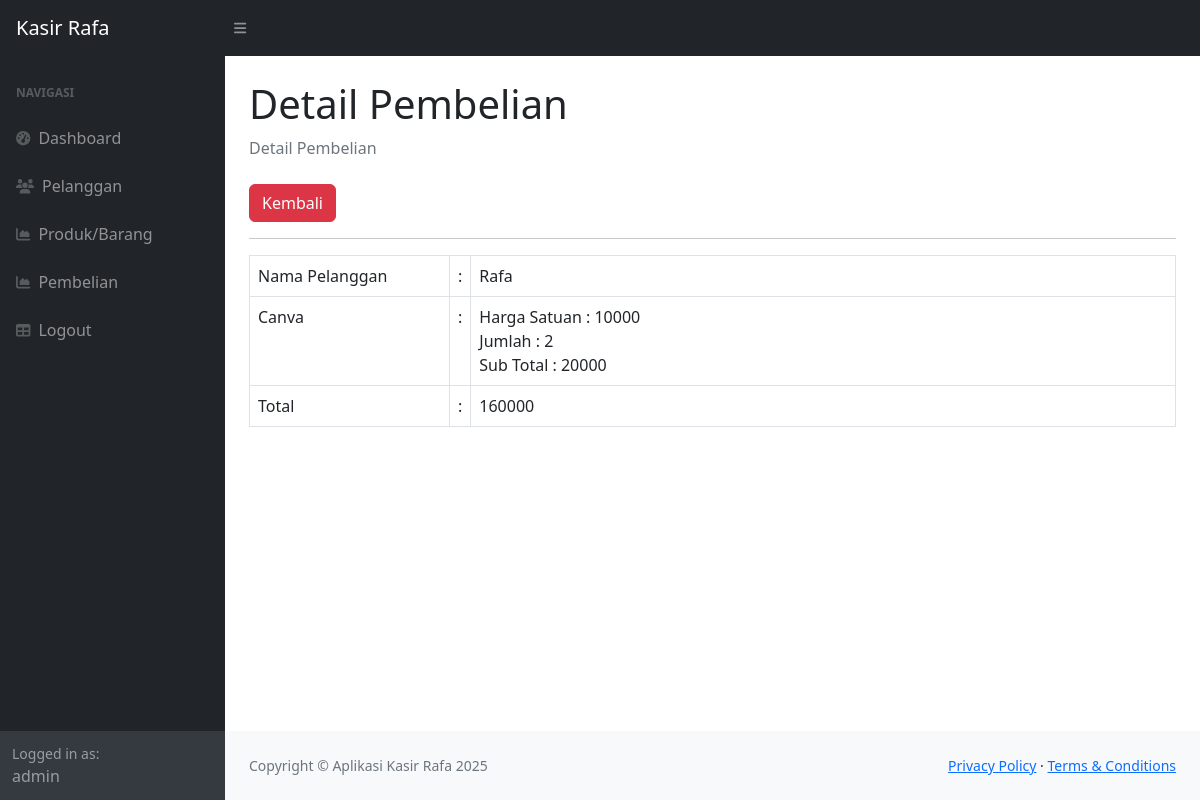
Page /index.php?page=penjualan_detail&&id=5 (signed in) on the committed database.
### tables this page shows
CREATE TABLE `penjualan` (
  `id_penjualan` int(11) NOT NULL,
  `tanggal_penjualan` date DEFAULT NULL,
  `total_harga` int(11) DEFAULT NULL,
  `id_pelanggan` int(11) DEFAULT NULL
);

CREATE TABLE `pelanggan` (
  `id_pelanggan` int(11) NOT NULL,
  `nama_pelanggan` varchar(255) DEFAULT NULL,
  `alamat` text DEFAULT NULL,
  `nomer_telepon` varchar(255) DEFAULT NULL
);

CREATE TABLE `detail_penjualan` (
  `id_detail` int(11) NOT NULL,
  `id_penjualan` int(11) DEFAULT NULL,
  `id_produk` int(11) DEFAULT NULL,
  `jumlah_produk` int(11) DEFAULT NULL,
  `sub_total` int(11) DEFAULT NULL
);

CREATE TABLE `produk` (
  `id_produk` int(11) NOT NULL,
  `nama_produk` varchar(255) DEFAULT NULL,
  `harga` int(11) DEFAULT NULL,
  `stok` int(11) DEFAULT NULL
);

### penjualan_detail.php (the view)
<?php
$id = $_GET['id'];
$query = mysqli_query($koneksi, "SELECT*FROM penjualan LEFT JOIN pelanggan on pelanggan.id_pelanggan = penjualan.id_pelanggan WHERE id_penjualan=$id");
$data = mysqli_fetch_array($query);
?>
<div class="container-fluid px-4">
    <h1 class="mt-4">Detail Pembelian</h1>
    <ol class="breadcrumb mb-4">
        <li class="breadcrumb-item active">Detail Pembelian</li>
    </ol>
    <a href="?page=pembelian" class="btn btn-danger">Kembali</a>
    <hr>
    <form method="post">
        <table class="table table-bordered">
            <tr>
                <td width="200">Nama Pelanggan</td>
                <td width="1">:</td>
                <td>
                    <?php echo $data['nama_pelanggan']; ?>
                </td>
            </tr>
            <?php
            $pro = mysqli_query($koneksi, "SELECT * FROM detail_penjualan LEFT JOIN produk  on produk.id_produk = detail_penjualan.id_produk WHERE id_penjualan=$id");
            while ($produk = mysqli_fetch_array($pro)) {
            ?>
                <tr>
                    <td><?php echo $produk['nama_produk']; ?></td>
                    <td>:</td>
                    <td>
                        Harga Satuan : <?php echo $produk['harga']; ?><br>
                        Jumlah : <?php echo $produk['jumlah_produk']; ?><br>
                        Sub Total : <?php echo $produk['sub_total']; ?>
                    </td>
                </tr>
            <?php
            }
            ?>
            <tr>
                <td>Total</td>
                <td>:</td>
                <td><?php echo $data['total_harga']; ?></td>
            </tr>
        </table>
    </form>
</div>

### rows in the picture
penjualan: id_pelanggan.nama_pelanggan "Rafa", total_harga "160000"
detail_penjualan: id_produk.nama_produk "Canva", id_produk.harga "10000", jumlah_produk "2", sub_total "20000"

### other values in the picture
$_SESSION['user']['nama'] "admin"
